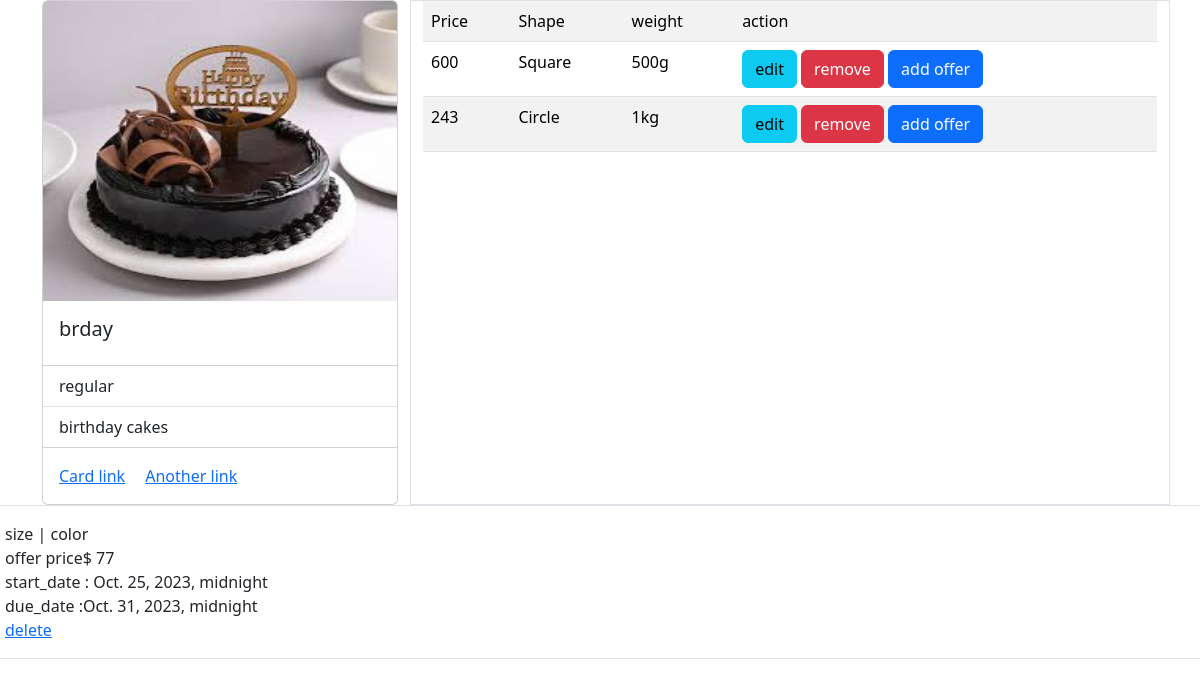
/cakes/2/ (signed in), run on the app's committed database.
### cakebox/models.py (models this page shows, shortened)
class Cakes(models.Model):
    name=models.CharField(max_length=200)
    options=(
        ("regular","regular"),
        ("eggless","eggless"),
        ("cupcake","cupcake"),
        ("plumcakes","plumcakes"),
        ("cheesecakes","cheesecakes")
    )
    type=models.CharField(max_length=200,choices=options,default="regular")
    image=models.ImageField(upload_to="images")
    category=models.ForeignKey(Category,null=True,on_delete=models.SET_NULL)

class Category(models.Model):
    name=models.CharField(max_length=200,unique=True)
    is_active=models.BooleanField(default=True)
    def __str__(self):
        return self.name

class CakeVarients(models.Model):
    price=models.PositiveIntegerField()
    options1=(
        ("Square","Square"),
        ("Circle","Circle"),
        ("Heart","Heart")
    )
    options2=(
        ("500g","500g"),
        ("1kg","1kg"),
        ("1.5kg","1.5kg"),
        ("2kg","2kg"),
    )
    shape=models.CharField(max_length=200,choices=options1,default="Circle")
    weight=models.CharField(max_length=200,choices=options2,default="1kg")
    cake=models.ForeignKey(Cakes,on_delete=models.CASCADE)

class Offers(models.Model):
    cakevarient=models.ForeignKey(CakeVarients,on_delete=models.CASCADE)
    price=models.PositiveIntegerField()
    start_date=models.DateTimeField()
    due_date=models.DateTimeField()

### cakebox/views.py (the view)
# urls.py: path("cakes/<int:pk>/",CakeDetailView.as_view(),name="cake-detail"),
@method_decorator(decs,name="dispatch")
class CakeDetailView(DetailView):
    template_name="cakebox/cake_detail.html"
    model=Cakes
    context_object_name="cake"

### cakebox/views.py (called while the page is built)
def signin_required(fn):
    def wrapper(request,*args,**kwargs):
        if not request.user.is_authenticated:
            messages.error(request,"invalid session!!")
            return redirect("signin")
        else:
            return fn(request,*args,**kwargs)
    return wrapper

def is_admin(fn):
    def wrapper(request,*args,**kwargs):
        if not request.user.is_superuser:
            messages.error(request,"permission denied for current user")
            return redirect("signin")
        else:
            return fn(request,*args,**kwargs)
    return wrapper

### cakebox/templates/cakebox/cake_detail.html (shortened to what this page needs)
<!DOCTYPE html>
<html lang="en">
<head>
    <link href="https://cdn.jsdelivr.net/npm/bootstrap@5.3.2/dist/css/bootstrap.min.css" rel="stylesheet">
</head>
<body style="height: 100vh;">
<div class="container">
    <div class="row">
        <div class="col-4">
            <div class="card" style="width:100%">
                <img src="{{cake.image.url}}" class="card-img-top" alt="..." height="300px">
                <div class="card-body">
                  <h5 class="card-title">{{cake.name}}</h5>
                </div>
                <ul class="list-group list-group-flush">
                  <li class="list-group-item">{{cake.type}}</li>
                  <li class="list-group-item">{{cake.category}}</li>
                </ul>
                <div class="card-body">
                  <a href="#" class="card-link">Card link</a>
                  <a href="#" class="card-link">Another link</a>
                </div>
              </div>
        </div>
        <div class="col-8 border boredr-dark">
           <table class="table table-striped">
            <tr>
                <td>Price</td>
                <td>Shape</td>
                <td>weight</td>
                <td>action</td>
            </tr>
            {%for v in cake.cakevarients_set.all%}
                <tr>
                    <td>{{v.price}}</td>
                    <td>{{v.shape}}</td>
                    <td>{{v.weight}}</td>
                    <td>
                        <a href="{%url 'update-varient' v.id%}" class="btn btn-info">edit</a>
                        <a href="{%url 'remove-varient' v.id%}" class="btn btn-danger">remove</a>
                        <a href="{%url 'offer-add' v.id%}" class="btn btn-primary">add offer</a>
                    </td>
                </tr>
            {%endfor%}
           </table>
        </div>
    </div>
</div>
<div class="row">
    {%for v in cake.cakevarients_set.all%}
        {%for o in v.offers_set.all%}
          <div class="border p-3">
            <div>
              size {{o.cakevarient.size}} | color  {{o.clothvarient.color}}
            </div>
            <div><span>offer price$ {{o.price}}</span></div>
            <div>start_date : {{o.start_date}}</div>
            <div>due_date :{{o.due_date}}</div>
            <a href="{%url 'delete-offer' o.id%}">delete</a>
          </div>
        {%endfor%}
    {%endfor%}
  </div>
</body>
</html>

### data on the page
Cakes: image (picture), name "brday", type "regular", category "birthday cakes"
CakeVarients: price "600", shape "Square", weight "500g"
CakeVarients: price "243", shape "Circle", weight "1kg"
Offers: price "77", start_date "Oct. 25, 2023, midnight", due_date "Oct. 31, 2023, midnight"
